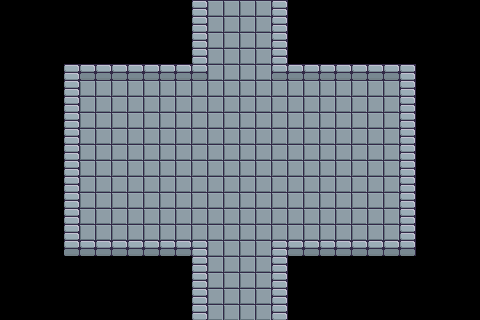

Rendered tile map (Tiled .tmx) drawn with the repository's tilesets; below, a short description and the full map source, tile grids included:
An orthogonal 30x20 tile map with 16x16 px tiles, 1 tile layer (Tile Layer 1).

<map version="1.2" tiledversion="1.3.3" orientation="orthogonal" renderorder="right-down" width="30" height="20" tilewidth="16" tileheight="16" infinite="0" nextlayerid="2" nextobjectid="1">
 <editorsettings>
  <export target="2_top_bottom.lua" format="lua" />
 </editorsettings>
 <tileset firstgid="1" source="../../assets/map/tileset_brootal.tsx" />
 <layer id="1" name="Tile Layer 1" width="30" height="20">
  <data encoding="csv">
0,0,0,0,0,0,0,0,0,0,0,0,4,2,2,2,2,4,0,0,0,0,0,0,0,0,0,0,0,0,
0,0,0,0,0,0,0,0,0,0,0,0,4,2,2,2,2,4,0,0,0,0,0,0,0,0,0,0,0,0,
0,0,0,0,0,0,0,0,0,0,0,0,4,2,2,2,2,4,0,0,0,0,0,0,0,0,0,0,0,0,
0,0,0,0,0,0,0,0,0,0,0,0,4,2,2,2,2,4,0,0,0,0,0,0,0,0,80,0,0,0,
0,0,0,53,4,5,5,5,5,5,5,5,5,2,2,2,2,5,5,5,5,5,5,5,5,4,54,0,0,0,
0,0,0,53,4,2,2,2,2,2,2,2,2,2,2,2,2,2,2,2,2,2,2,2,2,4,54,0,0,0,
0,0,0,53,4,2,2,2,2,2,2,2,2,2,2,2,2,2,2,2,2,2,2,2,2,4,54,0,0,0,
0,0,0,53,4,2,2,2,2,2,2,2,2,2,2,2,2,2,2,2,2,2,2,2,2,4,54,0,0,0,
0,0,0,53,4,2,2,2,2,2,2,2,2,2,2,2,2,2,2,2,2,2,2,2,2,4,54,0,0,0,
0,0,0,53,4,2,2,2,2,2,2,2,2,2,2,2,2,2,2,2,2,2,2,2,2,4,54,0,0,0,
0,0,0,53,4,2,2,2,2,2,2,2,2,2,2,2,2,2,2,2,2,2,2,2,2,4,54,0,0,0,
0,0,0,53,4,2,2,2,2,2,2,2,2,2,2,2,2,2,2,2,2,2,2,2,2,4,54,0,0,0,
0,0,0,53,4,2,2,2,2,2,2,2,2,2,2,2,2,2,2,2,2,2,2,2,2,4,54,0,0,0,
0,0,0,53,4,2,2,2,2,2,2,2,2,2,2,2,2,2,2,2,2,2,2,2,2,4,54,0,0,0,
0,0,0,53,4,2,2,2,2,2,2,2,2,2,2,2,2,2,2,2,2,2,2,2,2,4,54,0,0,0,
0,0,0,53,5,5,5,5,5,5,5,5,4,2,2,2,2,4,5,5,5,5,5,5,5,5,54,0,0,0,
0,0,0,105,0,0,0,0,0,0,0,0,4,2,2,2,2,4,0,0,0,0,0,0,0,0,106,0,0,0,
0,0,0,0,0,0,0,0,0,0,0,0,4,2,2,2,2,4,0,0,0,0,0,0,0,0,0,0,0,0,
0,0,0,0,0,0,0,0,0,0,0,0,4,2,2,2,2,4,0,0,0,0,0,0,0,0,0,0,0,0,
0,0,0,0,0,0,0,0,0,0,0,0,4,2,2,2,2,4,0,0,0,0,0,0,0,0,0,0,0,0
</data>
 </layer>
</map>
